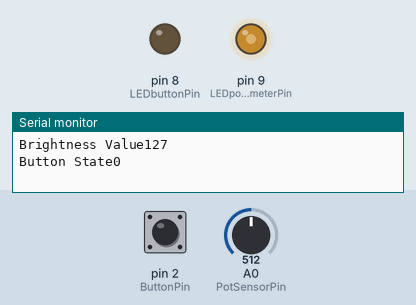
This sketch was run on a simulated Arduino Uno, built with avr-gcc and run on an emulated ATmega328P. Shown: output pins drawn as LEDs (lit = HIGH), the last lines printed to the serial monitor. The inputs (shaded band) are chosen by the test bench; at power-on: A0 (PotSensorPin) = 512, pin 2 (ButtonPin) LOW.

Above: at 2.8 s.
2.9 s: A0 (PotSensorPin) set to 716
At 5.2 s:
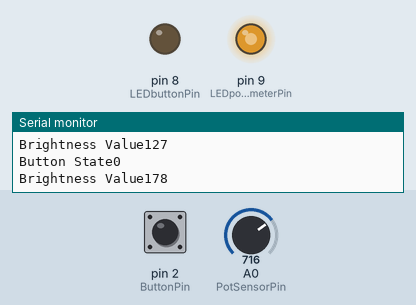
5.6 s: pin 2 (ButtonPin) pulled HIGH for 2.35 s
At 7.5 s:
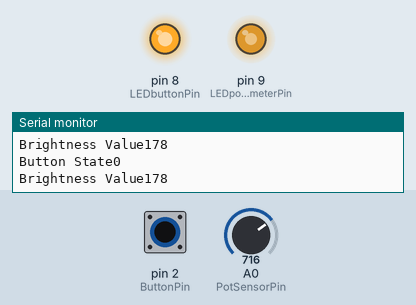
10.5 s: A0 (PotSensorPin) set to 900
At 12.6 s:
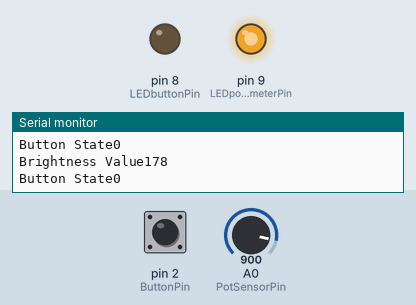
13.5 s: pin 2 (ButtonPin) pulled HIGH for 2.35 s
At 16.1 s:
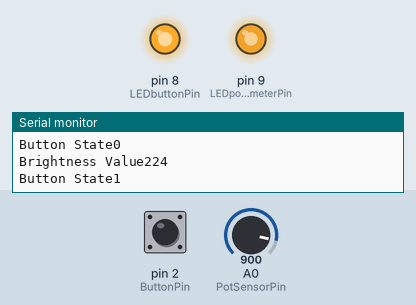
18.5 s: A0 (PotSensorPin) set to 122
At 21.2 s:
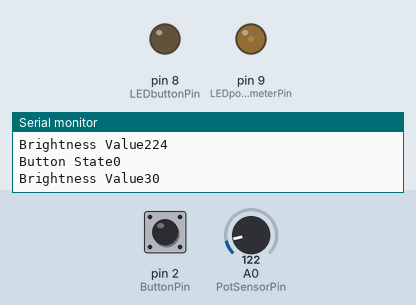
21.5 s: pin 2 (ButtonPin) pulled HIGH for 2.35 s
At 23.5 s:
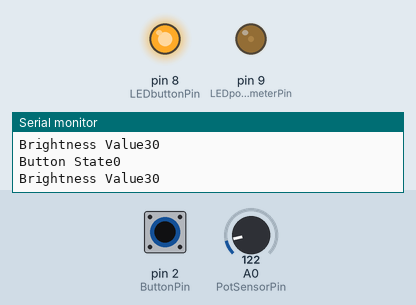
Timing chart, 0 to 26.5 s (numbered marks = the images above; inputs shaded):
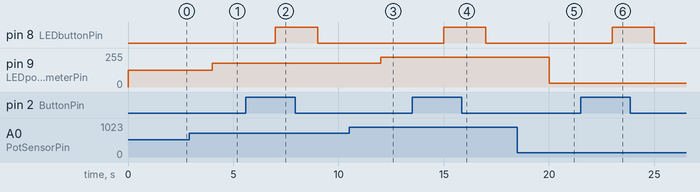

The sketch:

Lab3_BM.ino
```cpp
/*
Module 3 lab, Part 1: LED plus Potentiometer, Part 2: LED plus Button Switch
Brian Mann
Febuary 6, 2026
This sketch will perform two seperate functions
The first function is to read the input value of the potentiometer, map the value to 8-bit,
  then write the value to the LED.
The second function is to read the voltage of a button_switch, then turn the LED ON or OFF
  based on the reading.
*/
const int LEDpotentiometerPin = 9; // Sets the LED connected to the potentiometer to integer 9
const int LEDbuttonPin = 8;        // Sets the LED connected to the button to integer 8
const int ButtonPin = 2;           // Sets the button switch input to integer 2
const int PotSensorPin = A0;       // Sets the potentiometer input to ADC input pin A0
int buttonState = 0;               //buttonState is the boolean variable

void setup() {
  pinMode(LEDpotentiometerPin, OUTPUT);  // sets pin 9 as an output
  pinMode(LEDbuttonPin, OUTPUT);         // sets pin 8 as an output
  pinMode(ButtonPin, INPUT);             // sets pin 2 as an input
  Serial.begin(9600);
}

void loop() {
  int sensorValue = analogRead(PotSensorPin);         // Reads the potentiomater voltage and saves the value
  int brightness = map(sensorValue, 0, 1024, 0, 255); // Map the potentiometer voltage reading to the LED brightness value (0-1024 is mapped to 0-255)
  analogWrite(LEDpotentiometerPin, brightness);       // Sets the LED to the value of the brightness variable
  delay(1000);
  Serial.print("Brightness Value");
  Serial.println(brightness);
  buttonState = digitalRead(ButtonPin);
  if (buttonState==HIGH){                             // If buttonState is High (not pressed), turn On the LED
    digitalWrite(LEDbuttonPin, HIGH);
    delay(1000);
    Serial.print("Button State");
    Serial.println(buttonState);
  }else{                                              // If buttonState is Low (pressed), turn Off the LED
    digitalWrite(LEDbuttonPin, LOW);
    delay(1000);
    Serial.print("Button State");
    Serial.println(buttonState);
  }
}
```

Measured:
- after the input at 2.9 s, pin 9 (LEDpotentiometerPin): 127/255 → 178/255 after 1.1 s
- after the input at 5.6 s, pin 8 (LEDbuttonPin): LOW → HIGH after 1.4 s, → LOW 2.0 s later
- after the input at 10.5 s, pin 9 (LEDpotentiometerPin): 178/255 → 224/255 after 1.5 s
- after the input at 13.5 s, pin 8 (LEDbuttonPin): LOW → HIGH after 1.5 s, → LOW 2.0 s later
- after the input at 18.5 s, pin 9 (LEDpotentiometerPin): 224/255 → 30/255 after 1.5 s
- after the input at 21.5 s, pin 8 (LEDbuttonPin): LOW → HIGH after 1.5 s, → LOW 2.0 s later
